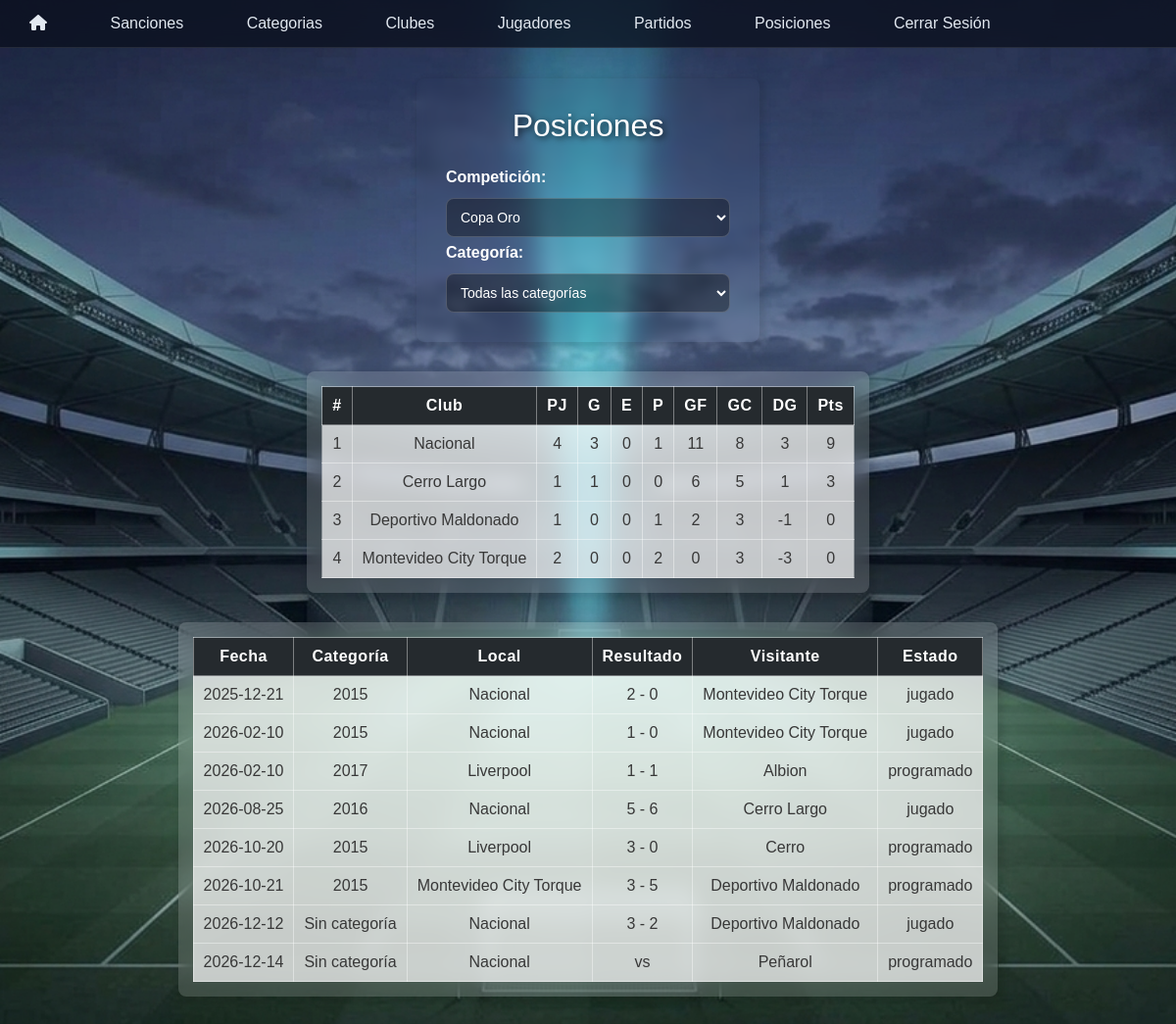
Screenshot of /fixture/posiciones.php (signed in) with the database file from the repository.
### tables this page shows
CREATE TABLE `partidos` (
  `id` int(11) NOT NULL,
  `id_club_local` int(11) NOT NULL,
  `id_club_visitante` int(11) NOT NULL,
  `id_categoria` int(11) NOT NULL,
  `fecha` date DEFAULT NULL,
  `estado` varchar(20) NOT NULL DEFAULT 'sin_fecha',
  `goles_local` int(11) DEFAULT NULL,
  `goles_visitante` int(11) DEFAULT NULL,
  `id_competicion` int(11) NOT NULL DEFAULT 1
);

CREATE TABLE `categorias` (
  `id` int(11) NOT NULL,
  `año` varchar(45) NOT NULL,
  `cantidad_jugadores` int(11) NOT NULL DEFAULT 0
);

CREATE TABLE `club` (
  `id` int(11) NOT NULL,
  `nombre` varchar(100) NOT NULL,
  `logo` varchar(255) DEFAULT NULL,
  `activo` tinyint(1) NOT NULL DEFAULT 1
);

### fixture/datosPosiciones.php (called while the page is built, shortened)
<?php
require_once __DIR__ . "/../conexion.php";
$comp = isset($_GET["comp"]) ? (int) $_GET["comp"] : 1;
$competiciones = mysqli_query($conn, "SELECT * FROM competicion");
$filtroCat = "";
$tabla = [];
$clubes = mysqli_query($conn, "SELECT id, nombre FROM club WHERE activo = 1");
while ($c = mysqli_fetch_assoc($clubes)) {
    $tabla[$c["id"]] = [
        "nombre" => $c["nombre"],
        "pj" => 0, "g" => 0, "e" => 0, "p" => 0,
        "gf" => 0, "gc" => 0, "pts" => 0
    ];
}
$jugados = mysqli_query($conn, "SELECT * FROM partidos p
    WHERE p.id_competicion = $comp AND p.estado = 'jugado'
    AND p.goles_local IS NOT NULL AND p.goles_visitante IS NOT NULL $filtroCat");
while ($p = mysqli_fetch_assoc($jugados)) {
    $local = $p["id_club_local"];
    $visita = $p["id_club_visitante"];
    $golesLocal = $p["goles_local"];
    $golesVisita = $p["goles_visitante"];
    $tabla[$local]["pj"]++;
    $tabla[$visita]["pj"]++;
    $tabla[$local]["gf"] += $golesLocal;
    $tabla[$local]["gc"] += $golesVisita;
    $tabla[$visita]["gf"] += $golesVisita;
    $tabla[$visita]["gc"] += $golesLocal;
    if ($golesLocal > $golesVisita) {
        $tabla[$local]["g"]++;
        $tabla[$local]["pts"] += 3;
        $tabla[$visita]["p"]++;
    } elseif ($golesLocal < $golesVisita) {
        $tabla[$visita]["g"]++;
        $tabla[$visita]["pts"] += 3;
        $tabla[$local]["p"]++;
    } else {
        $tabla[$local]["e"]++;
        $tabla[$visita]["e"]++;
        $tabla[$local]["pts"] += 1;
        $tabla[$visita]["pts"] += 1;
    }
}
$fechas = mysqli_query($conn, "SELECT p.*, l.nombre AS local, v.nombre AS visitante, c.año AS categoria
    FROM partidos p
    INNER JOIN club l ON p.id_club_local = l.id
    INNER JOIN club v ON p.id_club_visitante = v.id
    LEFT JOIN categorias c ON p.id_categoria = c.id
    WHERE p.id_competicion = $comp $filtroCat
    ORDER BY p.fecha IS NULL, p.fecha ASC");
?>

### fixture/posiciones.php (the view, shortened to what this page needs)
<?php include __DIR__ . "/datosPosiciones.php"; ?>
<!DOCTYPE html>
<html lang="es">
<head>
    <link href="partidos.css" rel="stylesheet">
</head>
<body>
<header>
    <?php include '../nav/nav.php'; ?>
</header>
<div class="Casilla">
    <h1 class="tituloPartidos">Posiciones</h1>
    <form method="get">
        <label for="comp">Competición:</label>
        <select name="comp" id="comp" onchange="this.form.submit()">
            <?php while ($c = mysqli_fetch_assoc($competiciones)) { ?>
                <option value="<?php echo $c['id']; ?>" <?php if ($c['id'] == $comp) { echo "selected"; } ?>>
                    <?php echo htmlspecialchars($c['nombre']); ?>
                </option>
            <?php } ?>
        </select>
        <label for="cat">Categoría:</label>
        <select name="cat" id="cat" onchange="this.form.submit()">
            <option value="0">Todas las categorías</option>
        </select>
    </form>
</div>
<div class="Tabla">
    <table class="tablaPartidos">
        <tr>
            <th>#</th><th>Club</th><th>PJ</th><th>G</th><th>E</th><th>P</th>
            <th>GF</th><th>GC</th><th>DG</th><th>Pts</th>
        </tr>
        <?php
        $puesto = 1;
        foreach ($tabla as $f) {
            if ($f["pj"] > 0) {
                echo "<tr>";
                echo "<td>" . $puesto . "</td>";
                echo "<td>" . htmlspecialchars($f["nombre"]) . "</td>";
                echo "<td>" . $f["pj"] . "</td>";
                echo "<td>" . $f["g"] . "</td>";
                echo "<td>" . $f["e"] . "</td>";
                echo "<td>" . $f["p"] . "</td>";
                echo "<td>" . $f["gf"] . "</td>";
                echo "<td>" . $f["gc"] . "</td>";
                echo "<td>" . ($f["gf"] - $f["gc"]) . "</td>";
                echo "<td>" . $f["pts"] . "</td>";
                echo "</tr>";
                $puesto++;
            }
        }
        ?>
    </table>
</div>
<div class="Tabla">
    <table class="tablaPartidos">
        <tr>
            <th>Fecha</th><th>Categoría</th><th>Local</th><th>Resultado</th><th>Visitante</th><th>Estado</th>
        </tr>
        <?php while ($f = mysqli_fetch_assoc($fechas)) { ?>
            <tr>
                <td><?php echo $f["fecha"] == NULL ? "Sin fecha" : htmlspecialchars($f["fecha"]); ?></td>
                <td><?php echo htmlspecialchars($f["categoria"] ?? "Sin categoría"); ?></td>
                <td><?php echo htmlspecialchars($f["local"]); ?></td>
                <td>
                    <?php
                    if ($f["goles_local"] === NULL || $f["goles_visitante"] === NULL) {
                        echo "vs";
                    } else {
                        echo $f["goles_local"] . " - " . $f["goles_visitante"];
                    }
                    ?>
                </td>
                <td><?php echo htmlspecialchars($f["visitante"]); ?></td>
                <td><?php echo htmlspecialchars($f["estado"]); ?></td>
            </tr>
        <?php } ?>
    </table>
</div>
</body>
</html>

### fixture/partidos.css (style rules this page uses)
body { margin: 0; font-family: Arial, Helvetica, sans-serif; background-image: url("../imagenes/BG.png"); background-size: cover; background-position: center; background-attachment: fixed; }
header { min-height: 50px; }
.Casilla { display: flex; flex-direction: column; align-items: center; width: 350px; box-sizing: border-box; margin: 30px auto; padding: 30px; border-radius: 8px; box-shadow: 3px 3px 6px 3px rgba(0, 0, 0, 0.1); backdrop-filter: blur(5px); }
.Casilla form { display: flex; flex-direction: column; align-items: center; width: 100%; gap: 7px; }
.tituloPartidos { font-weight: normal; text-align: center; color: white; text-shadow:2px 2px 6px rgba(0,0,0,.7); margin: 0 0 25px; }
.Casilla label { align-self: flex-start; font-weight: bold; color: white; margin-bottom: 5px; }
.Casilla input[type="date"], .Casilla input[type="number"], .Casilla select { width:100%; box-sizing:border-box; padding:10px; border:1px solid rgba(255, 255, 255, 0.18); color: white; border-radius:8px; background:rgba(0, 0, 0, 0.35); font-size:14px; outline:none; transition:.3s; display: block; box-sizing: border-box; }
.Tabla { display: block; width: fit-content; max-width: calc(100% - 30px); box-sizing: border-box; margin: 30px auto; padding: 15px; overflow-x: auto; background: rgba(255, 255, 255, 0.15); border-radius: 8px; box-shadow: 3px 3px 6px 3px rgba(0, 0, 0, 0.1); backdrop-filter: blur(10px); }
.tablaPartidos { font-family: Arial, Helvetica, sans-serif; border-collapse: collapse; width: 100%; }
.tablaPartidos th, .tablaPartidos td { border: 1px solid rgba(255, 255, 255, 0.4); padding: 10px; text-align: center; white-space: nowrap; }
.tablaPartidos th { background: #252A2E; color: white; font-weight: 700; letter-spacing: .5px; }
.tablaPartidos td { background: rgba(255, 255, 255, 0.7); color: #383838; }

### rows the page displays
partidos: nombre "Cerro Largo", id_competicion "1", e "0", p "0", goles_visitante "6", goles_local "5", $f["gf"] - $f["gc"] "1", id "3", fecha "2026-08-25", id_categoria.año "2016", club.nombre "Nacional", club.nombre "Cerro Largo", estado "jugado"
partidos: nombre "Deportivo Maldonado", id_competicion "1", goles_visitante "0", goles_local "2", gc "3", $f['gf']-$f['gc'] "-1", nombre "Montevideo City Torque", $f['gf']-$f['gc'] "-3", fecha "2025-12-21", id_categoria.año "2015", club.nombre "Nacional", club.nombre "Montevideo City Torque", estado "jugado"
partidos: fecha "2026-02-10", id_categoria.año "2015", club.nombre "Nacional", goles_local "1", goles_visitante "0", club.nombre "Montevideo City Torque", estado "jugado"
partidos: fecha "2026-02-10", id_categoria.año "2017", club.nombre "Liverpool", goles_local "1", goles_visitante "1", club.nombre "Albion", estado "programado"
partidos: fecha "2026-10-20", id_categoria.año "2015", club.nombre "Liverpool", goles_local "3", goles_visitante "0", club.nombre "Cerro", estado "programado"
partidos: fecha "2026-10-21", id_categoria.año "2015", club.nombre "Montevideo City Torque", goles_local "3", goles_visitante "5", club.nombre "Deportivo Maldonado", estado "programado"
partidos: fecha "2026-12-12", categoria "Sin categoría", club.nombre "Nacional", goles_local "3", goles_visitante "2", club.nombre "Deportivo Maldonado", estado "jugado"
partidos: fecha "2026-12-14", categoria "Sin categoría", club.nombre "Nacional", shows "vs", club.nombre "Peñarol", estado "programado"

### other values shown
$f["nombre"] "Nacional"
$f["pj"] "4"
$f["g"] "3"
$f["e"] "0"
$f["p"] "1"
$f["gf"] "11"
$f["gc"] "8"
$f["gf"] - $f["gc"] "3"
$f["pts"] "9"
form field comp "Copa Oro"
